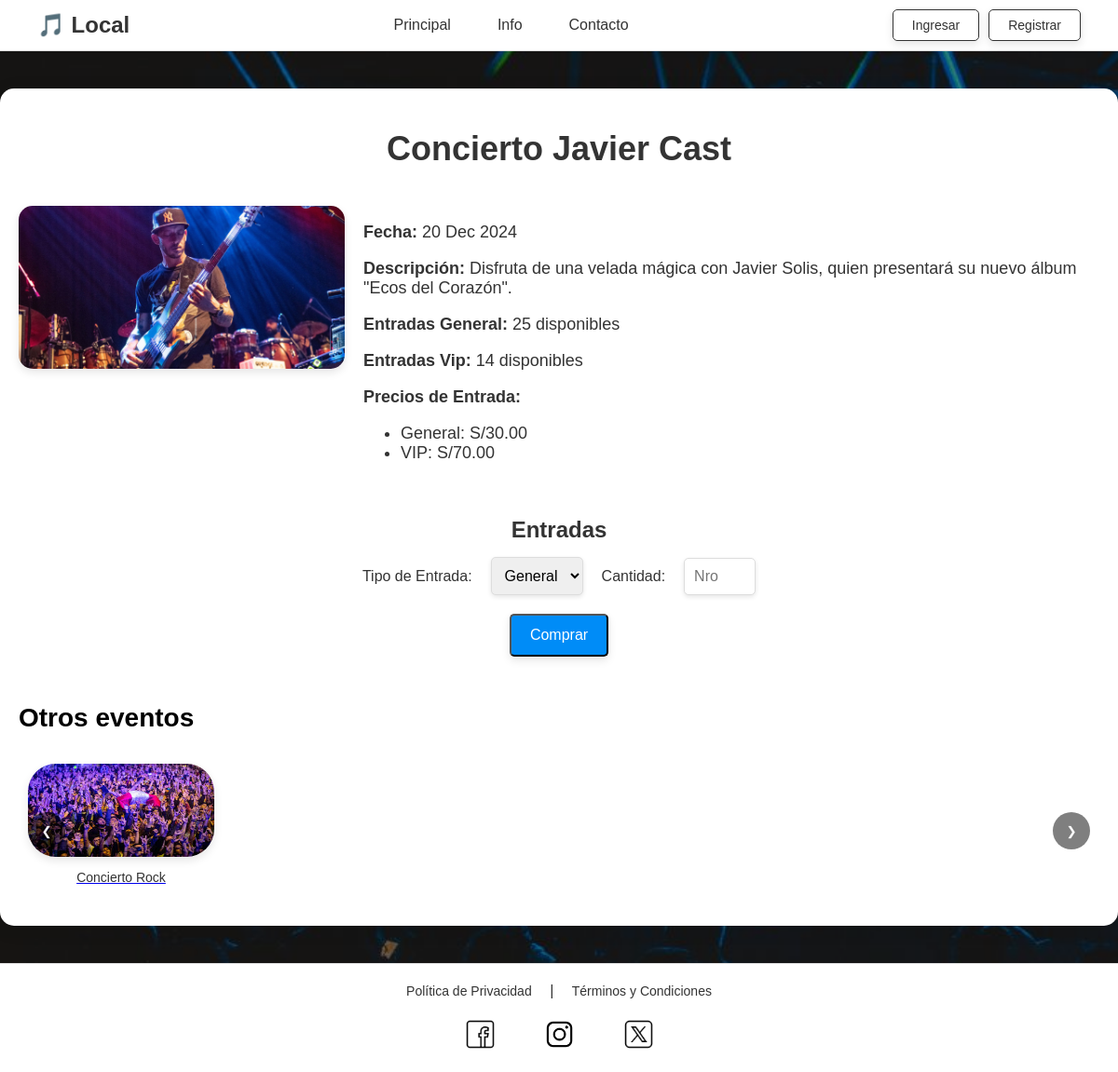
Screenshot of /eventos/evento.php?id=2 with the database file from the repository.
### tables this page shows
CREATE TABLE `evento` (
  `idEvento` int(11) NOT NULL,
  `nombreEvento` varchar(150) NOT NULL,
  `descripcionEvento` text DEFAULT NULL,
  `fechahoraEvento` datetime NOT NULL,
  `categoriaEvento` varchar(50) DEFAULT NULL,
  `capacidadEvento` int(11) NOT NULL,
  `entradasGeneralEvento` int(11) NOT NULL,
  `entradasVipEvento` int(11) NOT NULL,
  `imagenEvento` varchar(255) DEFAULT NULL
);

CREATE TABLE `entrada` (
  `idEntrada` int(11) NOT NULL,
  `idEvento` int(11) NOT NULL,
  `tipoEntrada` varchar(50) NOT NULL,
  `costoEntrada` decimal(10,2) NOT NULL
);

### eventos/evento.php (the view, shortened to what this page needs)
<?php
include '../conexion.php';
$idEvento = isset($_GET['id']) ? intval($_GET['id']) : 0;
$sqlOtrosEventos = "SELECT IdEvento, nombreEvento, imagenEvento FROM evento WHERE IdEvento != ? LIMIT 5";
$stmtOtrosEventos = $conn->prepare($sqlOtrosEventos);
$stmtOtrosEventos->bind_param("i", $idEvento);
$stmtOtrosEventos->execute();
$resultOtrosEventos = $stmtOtrosEventos->get_result();
$otrosEventos = [];
while ($evento = $resultOtrosEventos->fetch_assoc()) {
    $otrosEventos[] = $evento;
}
$sql = "SELECT nombreEvento, descripcionEvento, fechahoraevento, imagenEvento,
               entradasGeneralEvento, entradasVipEvento,
               (entradasGeneralEvento + entradasVipEvento) AS entradasDisponiblesEvento
        FROM evento
        WHERE IdEvento = ?";
$stmt = $conn->prepare($sql);
$stmt->bind_param("i", $idEvento);
$stmt->execute();
$result = $stmt->get_result();
if ($result->num_rows > 0) {
    $evento = $result->fetch_assoc();
} else {
    echo "<p>Evento no encontrado.</p>";
    exit;
}
$sqlEntradas = "SELECT tipoEntrada, costoEntrada FROM entrada WHERE IdEvento = ?";
$stmtEntradas = $conn->prepare($sqlEntradas);
$stmtEntradas->bind_param("i", $idEvento);
$stmtEntradas->execute();
$resultEntradas = $stmtEntradas->get_result();
$entradas = [];
while ($entrada = $resultEntradas->fetch_assoc()) {
    $entradas[] = $entrada;
}
?>
<!DOCTYPE html>
<html lang="es">
<head>
</head>
<body>
<div class="wrapper">
    <header>
        <div class="logo">
            🎵 Local
        </div>
        <nav>
            <ul>
                <li><a href="../index.php">Principal</a></li>
                <li><a href="../info.html">Info</a></li>
                <li><a href="../contacto.html">Contacto</a></li>
            </ul>
        </nav>
        <div class="buttons">
            <a href="../login/login.html" class="buy-btn">Ingresar</a>
            <a href="../login/registro_usuario.html" class="buy-btn">Registrar</a>
        </div>
    </header>
    <div class="container">
        <h1><?php echo htmlspecialchars($evento['nombreEvento']); ?></h1>
        <div class="event-details">
            <img src="<?php echo htmlspecialchars($evento['imagenEvento']); ?>" alt="Evento <?php echo htmlspecialchars($evento['nombreEvento']); ?>">
            <div class="event-info">
                <p><strong>Fecha:</strong> <?php echo date('d M Y', strtotime($evento['fechahoraevento'])); ?></p>
                <p><strong>Descripción:</strong> <?php echo htmlspecialchars($evento['descripcionEvento']); ?></p>
                <p><strong>Entradas General:</strong> <?php echo htmlspecialchars($evento['entradasGeneralEvento']); ?> disponibles</p>
                <p><strong>Entradas Vip:</strong> <?php echo htmlspecialchars($evento['entradasVipEvento']); ?> disponibles</p>
                <p><strong>Precios de Entrada:</strong></p>
                <ul>
                    <?php foreach ($entradas as $entrada): ?>
                        <li><?php echo htmlspecialchars($entrada['tipoEntrada']) . ": S/" . number_format($entrada['costoEntrada'], 2); ?></li>
                    <?php endforeach; ?>
                </ul>
            </div>
        </div>
        <div class="entry-section">
            <form action="../pasarela.php" method="POST">
                <div class="entry-label">Entradas</div>
                <div class="entry-selection">
                    <label for="tipoEntrada">Tipo de Entrada:</label>
                    <select name="tipoEntrada" id="tipoEntrada" onchange="actualizarMaximo()" required>
                        <?php foreach ($entradas as $entrada): ?>
                            <option value="<?php echo htmlspecialchars($entrada['tipoEntrada']); ?>">
                                <?php echo htmlspecialchars($entrada['tipoEntrada']); ?>
                            </option>
                        <?php endforeach; ?>
                    </select>
                    <label for="cantidad">Cantidad:</label>
                    <input type="number" name="cantidad" id="cantidad" min="1" max="<?php echo $evento['entradasGeneralEvento']; ?>" required placeholder="Nro">
                </div>
                <button type="submit" class="buy-btn" style="margin-top: 20px;">Comprar</button>
            </form>
        </div>
        <div class="other-events-section">
    <h2>Otros eventos</h2>
    <div class="carousel-container">
        <div class="carousel">
            <?php foreach ($otrosEventos as $evento): ?>
                <div class="carousel-item">
                    <a href="evento.php?id=<?php echo htmlspecialchars($evento['IdEvento']); ?>">
                        <img src="<?php echo htmlspecialchars($evento['imagenEvento']); ?>" alt="Evento <?php echo htmlspecialchars($evento['nombreEvento']); ?>">
                        <p><?php echo htmlspecialchars($evento['nombreEvento']); ?></p>
                    </a>
                </div>
            <?php endforeach; ?>
        </div>
        <button class="carousel-prev">&#10094;</button>
        <button class="carousel-next">&#10095;</button>
    </div>
</div>
    </div>
    <footer>
        <a href="../privacy.html">Política de Privacidad</a> |
        <a href="../tyc.html">Términos y Condiciones</a>
        <div class="social">
            <a href="https://www.facebook.com/" target="_blank"><img src="../img/facebook.png" alt="Facebook"></a>
            <a href="https://www.instagram.com/" target="_blank"><img src="../img/instagram.png" alt="Instagram"></a>
            <a href="https://x.com/" target="_blank"><img src="../img/x.png" alt="X"></a>
        </div>
    </footer>
</div>
</body>
</html>

### eventos/evento.php (style rules this page uses)
html, body { height: 100%; margin: 0; }
body { background-image: url('./img/back-blu.jpg'); background-size: cover; font-family: 'Arial', sans-serif; background-color: #f0f0f0; color: #333; display: flex; flex-direction: column; box-sizing: border-box; }
body::before { content: ''; position: absolute; top: 0; left: 0; width: 100%; height: 100%; background-color: rgba(0, 0, 0, 0.4); pointer-events: none; z-index: 1; }
body > * { position: relative; z-index: 2; }
.wrapper { display: flex; flex-direction: column; min-height: 100vh; }
header { background-color: rgb(255, 255, 255); padding: 10px 40px; display: flex; align-items: center; border-bottom: 1px solid #ddd; position: sticky; top: 0; z-index: 100; }
.logo { font-size: 24px; font-weight: bold; display: flex; align-items: center; color: #333; }
nav { flex-grow: 1; display: flex; justify-content: center; }
nav ul { list-style: none; display: flex; margin: 0; padding: 0; }
nav ul li { margin: 0 15px; }
nav ul li a { text-decoration: none; color: #333; font-size: 16px; padding: 10px; border-radius: 5px; }
.buttons { display: flex; gap: 10px; }
.buttons a { padding: 8px 20px; border: 1px solid #333; background-color: transparent; color: #333; border-radius: 5px; text-decoration: none; font-size: 14px; }
.container { flex: 1; max-width: 1200px; margin: 40px auto; padding: 20px; text-align: center; background-color: #fff; box-shadow: 0 4px 20px rgba(0, 0, 0, 0.1); border-radius: 15px; }
h1 { margin-bottom: 40px; font-size: 36px; color: #333; }
h2 { text-align: left; font-size: 28px; color: #000000; }
.event-details { display: flex; justify-content: space-between; align-items: flex-start; margin-bottom: 40px; gap: 20px; }
.event-details img { width: 350px; height: auto; border-radius: 15px; box-shadow: 0 4px 10px rgba(0, 0, 0, 0.1); }
.event-info { flex-grow: 1; text-align: left; font-size: 18px; }
.event-info p { margin-bottom: 15px; }
.buy-btn { display: inline-block; background-color: #008cf7; color: #fff; padding: 12px 20px; text-decoration: none; font-size: 16px; border-radius: 5px; transition: background-color 0.3s ease; box-shadow: 0 4px 10px rgba(0, 0, 0, 0.1); }
.entry-section { margin-top: 30px; text-align: center; }
.entry-label { font-size: 24px; font-weight: bold; margin-bottom: 15px; color: #333; }
.entry-selection { display: flex; justify-content: center; align-items: center; gap: 20px; }
select, input[type="number"] { padding: 10px; font-size: 16px; border-radius: 5px; border: 1px solid #ddd; box-shadow: 0 2px 5px rgba(0, 0, 0, 0.1); }
footer { background-color: rgb(255, 255, 255); padding: 20px; text-align: center; border-top: 1px solid #ddd; margin-top: auto; }
footer a { text-decoration: none; color: #333; font-size: 14px; margin: 0 15px; }
.social { display: flex; justify-content: center; gap: 20px; margin-top: 20px; }
.social img { width: 35px; height: 35px; filter: grayscale(100%); transition: filter 0.3s; }
.other-events-section { margin-top: 50px; text-align: center; }
.carousel-container { position: relative; overflow: hidden; width: auto; max-width: 1200px; margin: 0 auto; }
.carousel { display: flex; transition: transform 0.3s ease; }
.carousel-item { min-width: auto; margin: 10px; text-align: center; }
.carousel-item img { width: 200px; height: 100px; border-radius: 30px; box-shadow: 0 4px 10px rgba(0, 0, 0, 0.1); }
.carousel-item p { margin-top: 10px; font-size: 14px; color: #333; }
.carousel-prev, .carousel-next { position: absolute; top: 50%; transform: translateY(-50%); background-color: rgba(0, 0, 0, 0.5); color: white; border: none; border-radius: 50%; width: 40px; height: 40px; cursor: pointer; z-index: 2; }
.carousel-prev { left: 10px; }
.carousel-next { right: 10px; }

### rows the page displays
evento: nombreEvento "Concierto Javier Cast", imagenEvento (picture), fechahoraEvento "20 Dec 2024", descripcionEvento "Disfruta de una velada mágica con Javier Solis, quien presentará su nuevo álbum \"Ecos del Corazón\".", entradasGeneralEvento "25", entradasVipEvento "14"
entrada: tipoEntrada "General", costoEntrada "30.00"
entrada: tipoEntrada "VIP", costoEntrada "70.00"
evento: imagenEvento (picture), nombreEvento "Concierto Rock"

### other values shown
form field tipoEntrada "General"
